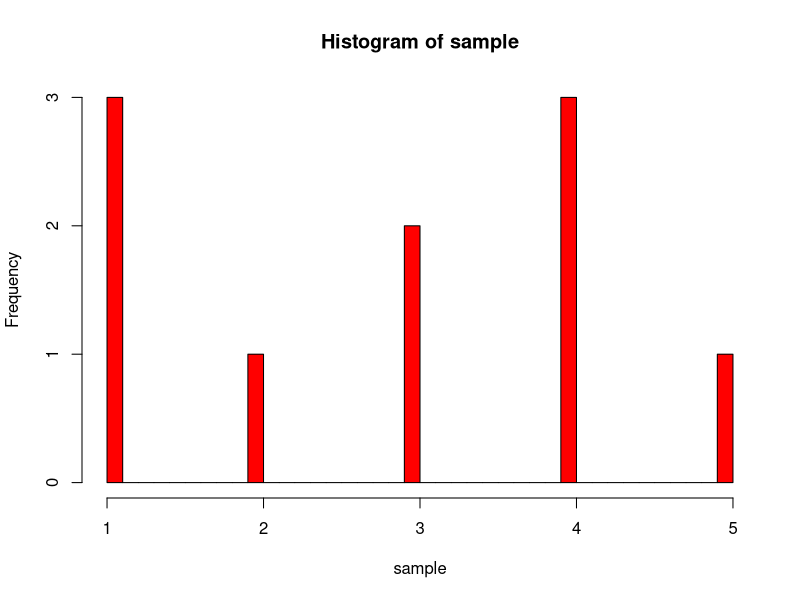

Generate this figure with R:
n<-10
dist<-c(0.05,0.25,0.45,0.15,0.1)
cdf<-c(0.05,0.25,0.45,0.15,0.1)
sample<-vector(length=n)

for(i in 2:5)
{
	cdf[i]<-cdf[i]+cdf[i-1]
}

i<-1
c<-0.45
lim<-5
while(i<=n)
{
	x<-lim*runif(1)
	x<-floor(x)+1
	px<-dist[x]

	if(c*runif(1)<px)
	{
		sample[i]=x
		i<-i+1
	}
}

# genDiscrete()
png("que3b_in_R.png")
hist(sample,breaks=50,col="red",plot=TRUE)

print(sample)

cat("\n")
cat("\nMean: ",mean(sample),"\n")
cat("Variance: ",var(sample),"\n")
cat("Max: ",max(sample),"\n")
cat("Min: ",min(sample),"\n")